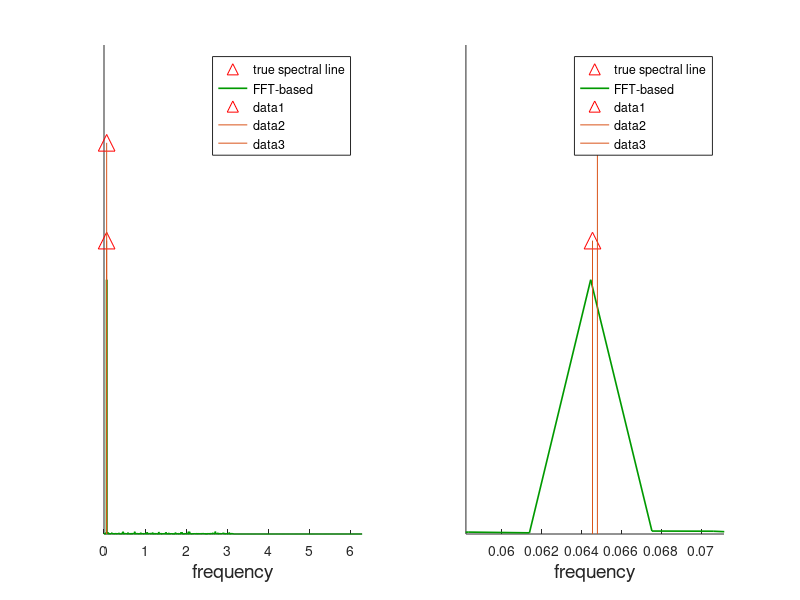

This figure's MATLAB source: (Note: this script raises an error after producing the figure.)
%% demo: compares fft-based estimation with high resolution
%               1) spectral envelopes, 
%               2) subspace methods, and
%               3) maximum entropy
%
% the term "high resolution" refers to a "tuned-analog" of
% modern nonlinear methods (Capon, subspace, ME) where the
% covariance information used consists of the state-covariance
% of suitably selected "bandpass-like" input-to-state filter


%% SIGNAL = sinusoids + noise
%  Setting up the signal parameters and time history
    close all, clear
    f1=10.52;
    f2=10.56;
    srate=1024; 
    o1 = f1*(2*pi)/srate;
    o2 = f2*(2*pi)/srate;
    N=1024*10;
    mag0=1.8;
    mag1=1.5; 
    mag2=2;
    t=0:N-1; t=t(:);
%     y=mag1*sin(o1*t)+mag2*sin(o2*t);
%     osc1 = chan_osc(N,srate,f1,'isNoisy', 1);
%     osc2 = chan_osc(N,srate,f2);
%     y = (osc1+osc2);
%     y = y';
    y=mag0*randn(N,1)+mag1*sin(o1*t+2*pi*rand)+mag2*sin(o2*t+2*pi*rand);

    
    y = hilbert(y);
    diffo = mean([o1,o2]);
%     y = y';
%% plotting the fft-based spectra
NN=2048; th=linspace(0,2*pi,NN);
Y =abs(fft(y,NN))/sqrt(N);
Y =Y.^2;
Y = Y/max(Y)*1.3;
figure(1);
subplot(1,2,1),hold on
                plot(o1, mag1, 'r^','MarkerSize',12);
                plot(th,Y,'Color',[0,0.6,0],'LineWidth',1.2),
                legend('true spectral line', 'FFT-based');
                plot(o2, mag2, 'r^','MarkerSize',12);
                line([o1 o1],[0,mag1]);
                line([o2 o2],[0,mag2]);
                %Arrow([o1 0],[o1,mag1]);
                set(gca,'xlim',[0 2*pi]);
                set(gca,'ylim',[0 2.5]);              
                set(gca,'YTick',[]);
                xlabel('frequency','FontSize',14);

subplot(1,2,2),hold on
               plot(o1, mag1, 'r^','MarkerSize',12);
               plot(th,Y,'Color',[0,0.6,0],'LineWidth',1.2),
               legend('true spectral line', 'FFT-based');
               plot(o2, mag2, 'r^','MarkerSize',12);
               line([o1 o1],[0,mag1]);
               line([o2 o2],[0,mag2]);
               axis([diffo*0.9 diffo*1.1 0 2.5]);
               set(gca,'YTick',[]);
               xlabel('frequency','FontSize',14);


%% setting up filter parameters and the svd of the input-to-state response
thetamid=diffo; 
[A,B]=cjordan(8,0.99*exp(thetamid*1i));
sv=Rsigma(A,B,th);
figure(2);
plot(th(:),sv(:),'r','LineWidth',1.3); hold on;
[svmax, maxind]=max(sv);
sv3db=svmax*sqrt(2)/2; % -3db value
[vmin, th_min_ind]=min(abs(sv(1:maxind)-sv3db));
thmin=th(th_min_ind);
[vmax, th_max_ind]=min(abs(sv(maxind+1:end)-sv3db));
th_max_ind=th_max_ind+maxind;
thmax=th(th_max_ind);
plot([thmin thmin], [0 sv3db],'k','LineWidth',1.3);
plot([thmax thmax], [0 sv3db],'k','LineWidth',1.3);

for v=0:.4:sv3db
    h1 = thmin;
    h2 = thmax;
    if(v<h1)
        plot([h1-v h1],[0 v],'Color',[.5,.5,.5]);
    else
        plot([0 h1],[v-h1 v],'Color',[.5,.5,.5]);
    end
    if(v+h2<2*pi)
        plot([h2 h2+v],[v 0],'Color',[.5,.5,.5]);
    else
        plot([h2 2*pi],[v v+h2-2*pi],'Color',[.5,.5,.5]);
    end
end
axis([0 2*pi 0 svmax+1])
set(gca,'YTick',[]);
xlabel('$\|G(e^{i\theta})\|$ v.s. $\theta$', 'Interpreter', 'Latex','FontSize', 16);




%% obtaining state statistics
R=dlsim_complex(A,B,y');
%% maximum entropy
figure(3);
spectrum=me(R,A,B,th);
me_burg = pburg(y,5,th);
me_burg = me_burg/max(me_burg)*1.2;
spectrum=spectrum/max(spectrum)*1.2;
subplot(1,2,1),hold on
                plot(o1, mag1, 'r^','MarkerSize',12);
                plot(th,Y,'Color','c','LineWidth',1.2);
                plot(th, spectrum,'b','LineWidth',1.2);
                plot(th, me_burg,'Color',[0,0.6,0],'LineWidth',1.2);
                legend('true spectral line', 'fft', 'maximum entropy spectrum', 'Burg method');
                
                plot(o2, mag2, 'r^','MarkerSize',12);
                line([o1 o1],[0,mag1]);
                line([o2 o2],[0,mag2]);
                set(gca,'xlim',[0 2*pi]);
                set(gca,'ylim',[0 2.5]);
                k=15;
                windowspec=max(spectrum)/2;
                plot([thmin thmin], [0 windowspec],'k','LineWidth',1.3);
                plot([thmax thmax], [0 windowspec],'k','LineWidth',1.3);
                for v=0:windowspec/10:windowspec
                    h1 = thmin;
                    h2 = thmax;
                    if(k*v<h1)
                        plot([h1-k*v h1],[0 v],'Color',[.5,.5,.5]);
                    else
                        plot([0 h1],[v-h1/k v],'Color',[.5,.5,.5]);
                    end
                    if(k*v+h2<2*pi)
                        plot([h2 h2+k*v],[v 0],'Color',[.5,.5,.5]);
                    else
                        plot([h2 2*pi],[v v-(-h2+2*pi)/k],'Color',[.5,.5,.5]);
                    end
                end
                
                set(gca,'YTick',[]);
                xlabel('frequency','FontSize',14);
                

subplot(1,2,2),hold on
                plot(o1, mag1, 'r^','MarkerSize',12);
                plot(th,Y,'Color','c','LineWidth',1.2);
                plot(th,spectrum,'b','LineWidth',1.2);
                plot(th, me_burg,'Color',[0,0.6,0],'LineWidth',1.2);
                legend('true spectral line', 'fft', 'maximum entropy spectrum', 'Burg method');
                plot(o2, mag2, 'r^','MarkerSize',12);
                line([o1 o1],[0,mag1]);
                line([o2 o2],[0,mag2]);
                axis([diffo*0.9 diffo*1.1 0 2.5]);
                set(gca,'YTick',[]);
                xlabel('frequency','FontSize',14);
  
              
%% subspace method
figure(4);
[omegas,residues]=sm(R,A,B,2);
Ac=compan(eye(1,6));
Bc=eye(5,1);
That=dlsim_complex(Ac,Bc,y');
[w_esprit,r_esprit]=sm(That,Ac,Bc,2);
residues=residues*1.6;
r_esprit=r_esprit*.65;
subplot(1,2,1),hold on
               plot(o1, mag1, 'r^','MarkerSize',12);
               plot(omegas(1), residues(1), 'b^','MarkerSize',12);
               plot(w_esprit(1), r_esprit(1),'g^','Color',[0,0.6,0],'MarkerSize',12);
               
               legend('true spectral line', 'subspace method spectral line', 'ESPRIT spectral line');

               plot(o2, mag2, 'r^','MarkerSize',12);
               plot(omegas(2), residues(2), 'b^','MarkerSize',12);
               plot(w_esprit(2), r_esprit(2),'g^','Color',[0,0.6,0],'MarkerSize',12);
               
               
               line([o1 o1],[0,mag1], 'Color', 'r');
               line([omegas(1) omegas(1)], [0 residues(1)], 'Color', 'b')
               line([w_esprit(1) w_esprit(1)], [0 r_esprit(1)], 'Color', 'g')
               
               line([o2 o2],[0,mag2], 'Color', 'r');
               line([omegas(2) omegas(2)], [0 residues(2)], 'Color', 'b')
               line([w_esprit(2) w_esprit(2)], [0 r_esprit(2)], 'Color', 'g')  
               
                k=15;
                windowspec=max(spectrum)/2;
                plot([thmin thmin], [0 windowspec],'k','LineWidth',1.3);
                plot([thmax thmax], [0 windowspec],'k','LineWidth',1.3);
                for v=0:windowspec/10:windowspec
                    h1 = thmin;
                    h2 = thmax;
                    if(k*v<h1)
                        plot([h1-k*v h1],[0 v],'Color',[.5,.5,.5]);
                    else
                        plot([0 h1],[v-h1/k v],'Color',[.5,.5,.5]);
                    end
                    if(k*v+h2<2*pi)
                        plot([h2 h2+k*v],[v 0],'Color',[.5,.5,.5]);
                    else
                        plot([h2 2*pi],[v v-(-h2+2*pi)/k],'Color',[.5,.5,.5]);
                    end
                end
               set(gca,'xlim',[0 2*pi]);
               set(gca,'ylim',[0 2.5]),
               set(gca,'YTick',[]);
               xlabel('frequency','FontSize',14);

subplot(1,2,2),hold on
               plot(o1, mag1, 'r^','MarkerSize',12);
               plot(omegas(1), residues(1), 'b^','MarkerSize',12);
               plot(w_esprit(1), r_esprit(1),'g^','Color',[0,0.6,0],'MarkerSize',12);
               
               legend('true spectral line', 'subspace method spectral line', 'ESPRIT spectral line');

               plot(o2, mag2, 'r^','MarkerSize',12);
               plot(omegas(2), residues(2), 'b^','MarkerSize',12);
               plot(w_esprit(2), r_esprit(2),'g^','Color',[0,0.6,0],'MarkerSize',12);
               
               
               line([o1 o1],[0,mag1], 'Color', 'r');
               line([omegas(1) omegas(1)], [0 residues(1)], 'Color', 'b')
               line([w_esprit(1) w_esprit(1)], [0 r_esprit(1)], 'Color', 'g')
               
               line([o2 o2],[0,mag2], 'Color', 'r');
               line([omegas(2) omegas(2)], [0 residues(2)], 'Color', 'b')
               line([w_esprit(2) w_esprit(2)], [0 r_esprit(2)], 'Color', 'g')  
               
               axis([thmin thmax 0 3]);
               set(gca,'YTick',[]);
               xlabel('frequency','FontSize',14);
               
 %% spectral evelop% sqrtrho=envlp(P,Ah,bh,th,.2);
figure(5);
rhohalf=envlp(R,A,B,th);
rho = rhohalf.^2;
subplot(1,2,1),hold on
               plot(o1, mag1, 'r^','MarkerSize',12);
               plot(th,rho,'b','LineWidth',1.2),
               legend('true spectral line', 'spectral envelop');
               plot(o2, mag2, 'r^','MarkerSize',12);
               
               line([o1 o1],[0,mag1], 'Color', 'r');
               line([o2 o2],[0,mag2], 'Color', 'r');
               k=1;
                windowspec=max(rho);
                plot([thmin thmin], [0 windowspec],'k','LineWidth',1.3);
                plot([thmax thmax], [0 windowspec],'k','LineWidth',1.3);
                for v=0:windowspec/20:windowspec
                    h1 = thmin;
                    h2 = thmax;
                    if(k*v<h1)
                        plot([h1-k*v h1],[0 v],'Color',[.5,.5,.5]);
                    else
                        plot([0 h1],[v-h1/k v],'Color',[.5,.5,.5]);
                    end
                    if(k*v+h2<2*pi)
                        plot([h2 h2+k*v],[v 0],'Color',[.5,.5,.5]);
                    else
                        plot([h2 2*pi],[v v-(-h2+2*pi)/k],'Color',[.5,.5,.5]);
                    end
                end
               set(gca,'xlim',[0 2*pi]),
               set(gca,'ylim',[0 max(rho)+10]),
               set(gca,'YTick',[]);
               xlabel('frequency','FontSize',14);
               
subplot(1,2,2),hold on
               plot(o1, mag1, 'r^','MarkerSize',12);
               plot(th,rho,'b','LineWidth',1.2),
               legend('true spectral line', 'spectral envelop');
               plot(o2, mag2, 'r^','MarkerSize',12);
               
               line([o1 o1],[0,mag1], 'Color', 'r');
               line([o2 o2],[0,mag2], 'Color', 'r');

               axis([thmin thmax 0 3]);
               set(gca,'YTick',[]);
               xlabel('frequency','FontSize',14);
%% moving average decomposition
% T=ToepProj(That);
% [Ts, Tma]=MA_decomp(T,1);
% r_ma=[fliplr(Tma(1,:)) Tma(1,2:end)];
% p_ma=abs(fft(r_ma,length(th)));
% [w_s,r_s]=sm(Ts,Ac,Bc,rank(Ts,0.001));
% figure(6);clf
% 
% subplot(1,2,1),hold on
%                plot(o1, mag1, 'r^','MarkerSize',12);
%                plot(w_s(1), r_s(1), 'b^','MarkerSize',12);
%                plot(th,p_ma,'Color',[0,0.6,0],'LineWidth',1.2);
%                legend('true spectral line', 'estimated spectral line', 'MA spectrum');
%                
%                line([o1 o1],[0,mag1], 'Color', 'r');
%                line([o2 o2],[0,mag2], 'Color', 'r');
%                
%                line([w_s(1) r_s(1)], [0 residues(1)], 'Color', 'b')
%                line([th th], [0 p_ma], 'Color', 'g')
%                
%                k=15;
%                windowspec=max(spectrum)/2;
%                plot([thmin thmin], [0 windowspec],'k','LineWidth',1.3);
%                plot([thmax thmax], [0 windowspec],'k','LineWidth',1.3);
%                for v=0:windowspec/10:windowspec
%                     h1 = thmin;
%                     h2 = thmax;
%                     if(k*v<h1)
%                         plot([h1-k*v h1],[0 v],'Color',[.5,.5,.5]);
%                     else
%                         plot([0 h1],[v-h1/k v],'Color',[.5,.5,.5]);
%                     end
%                     if(k*v+h2<2*pi)
%                         plot([h2 h2+k*v],[v 0],'Color',[.5,.5,.5]);
%                     else
%                         plot([h2 2*pi],[v v-(-h2+2*pi)/k],'Color',[.5,.5,.5]);
%                     end
%                 end
%                set(gca,'xlim',[0 2*pi]);
%                set(gca,'ylim',[0 5]),
%                set(gca,'YTick',[]);
%                xlabel('frequency','FontSize',14);
% 
% subplot(1,2,2),hold on
%                plot(o1, mag1, 'r^','MarkerSize',12);
%                plot(w_s(1), r_s(1), 'b^','MarkerSize',12);
%                legend('true spectral line', 'estimated spectral line');
%                arrow([o1 o2], [mag1 mag2],12);
%                arrowb(w_s,r_s,12);
%                axis([thmin thmax 0 3]);
%                set(gca,'YTick',[]);
%                XLabel('frequency','FontSize',14);
